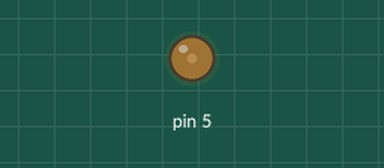
Recording of a sketch running on a simulated Arduino Uno, built with avr-gcc and run on an emulated ATmega328P. Shown: output pins drawn as LEDs (lit = HIGH).

Above: at 0.05 s.
At 0.65 s:
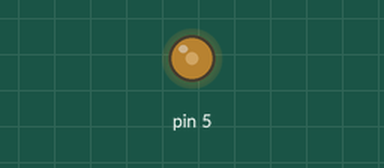
At 1.25 s:
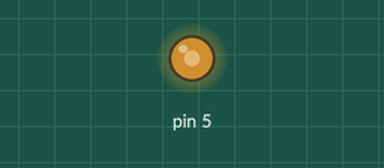
At 2.5 s:
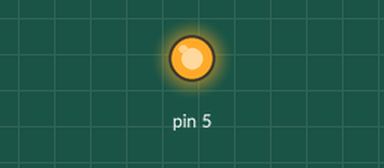
Timing chart, 0 to 5.8 s (numbered marks = the images above):
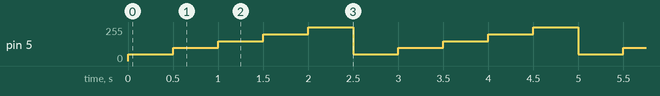

The sketch:

CODIGO_DEL_A.ino
```cpp
void setup()
{
	pinMode(5, OUTPUT);
}

void loop()
{
	analogWrite(5, 50);
  	delay(500);
  	analogWrite(5, 100);
  	delay(500);
    analogWrite(5, 150);
 	delay(500);
    analogWrite(5, 200);
  	delay(500);
    analogWrite(5, 255);
	delay(500);
}
```

Measured:
- by itself, pin 5: repeats every 2.5 s: 100/255 0.50 s, 150/255 0.50 s, 200/255 0.50 s, 255/255 0.50 s, 50/255 0.50 s
